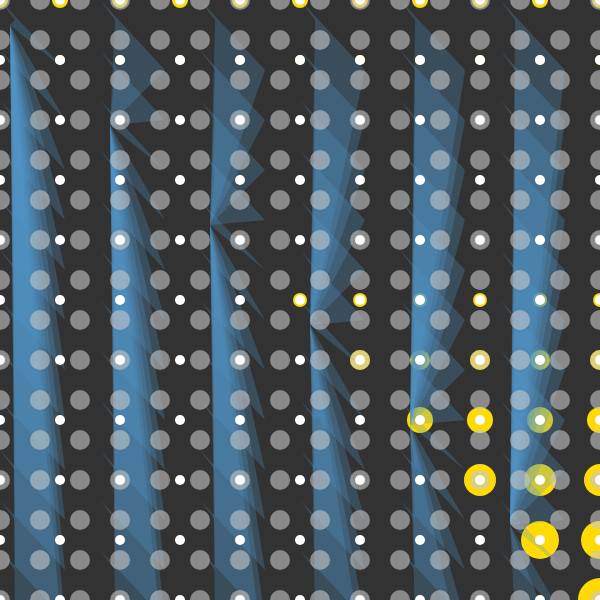
Frame 1 (no input)
Frame 60 (no input): identical to frame 1, image omitted
Frame 120 (the mouse pressed at the canvas centre since frame 60): identical to frame 1, image omitted

The p5.js sketch that drew this single still picture (run headless with seeded random() and noise() and a simulated clock; from frame 60 on, the mouse is pressed at the canvas centre):

// p5.js sketch
// ── sketch.js
// Jessica Le hw3

var y;  //repeat in y direction
var x;  //repeat in x direction
var radius;

function setup(){
  createCanvas(600, 600);
  noStroke();
}

function draw(){
  background(50);

  //yellow dots
  for (y = 0; y <= height; y += 60){
    for (x = 0; x <= width; x += 60){
      fill(255, 218, 5);
      ellipse(x + y, y, 16 - y/10.0, 16 - y/10.0);
    };
  };

  // blue stuff
  for(y = 0; y <= height; y += 50){
    for(x = 0; x <= width; x += 100){
      fill(80, 150, 200, 70);
      quad(x, y, x + 15, y + 20, x + 10, x + 25, x + 65, y + 70);
    };
  };

  //tiny gray dots
  for (y = 0; y <= height; y += 40){
    for (x = 0; x <= width; x += 40){
      fill(200, 200, 200, 150);
      ellipse(x, y, 20, 20);
    };
  };

  //tiny white dots
  for(y = 0; y <=height; y += 60){
    for(x = 0; x <= width; x +=60){
      fill(255);
      ellipse(x, y, 10);
    };
  };

};
